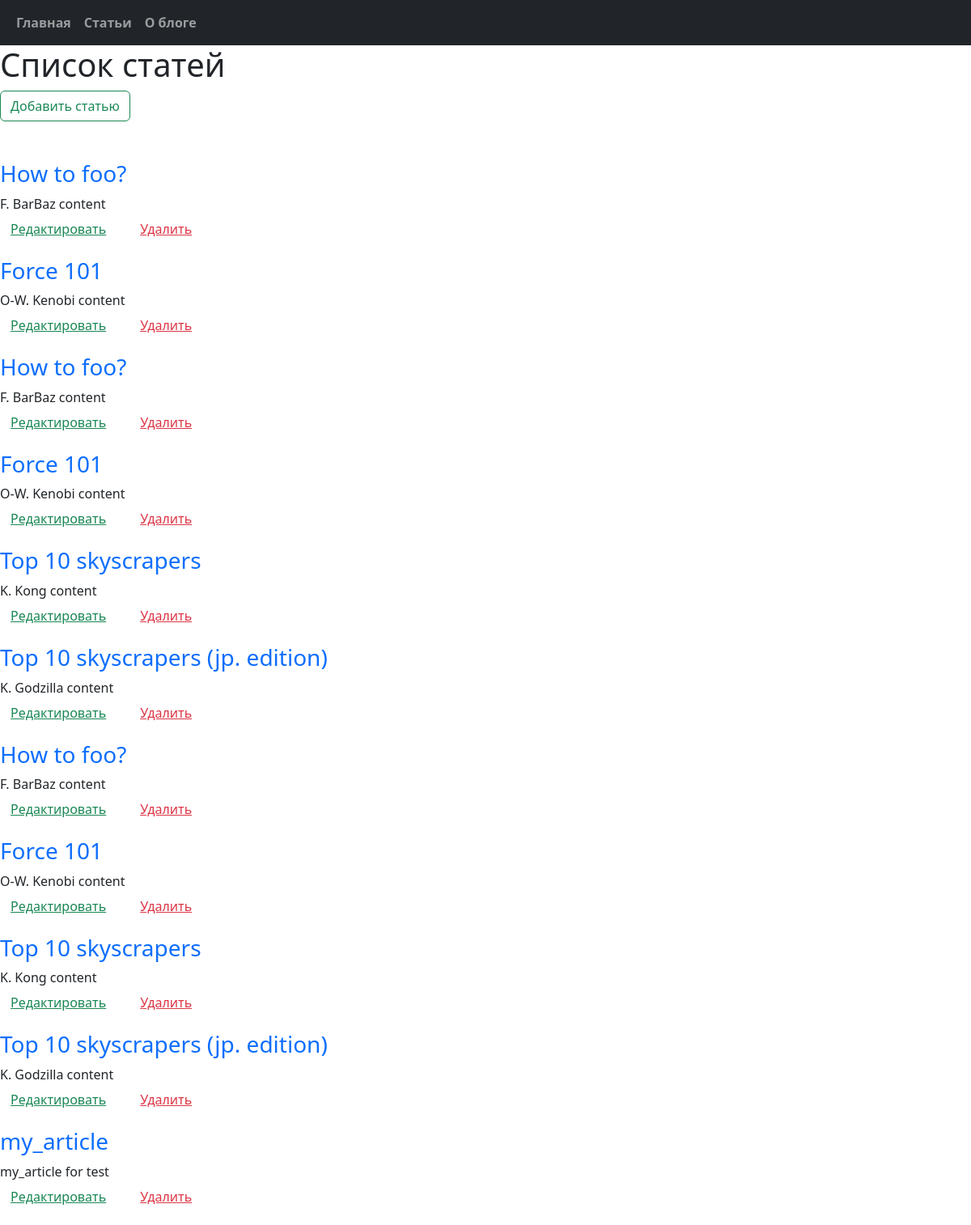
The page /articles/ on the database as committed earlier.
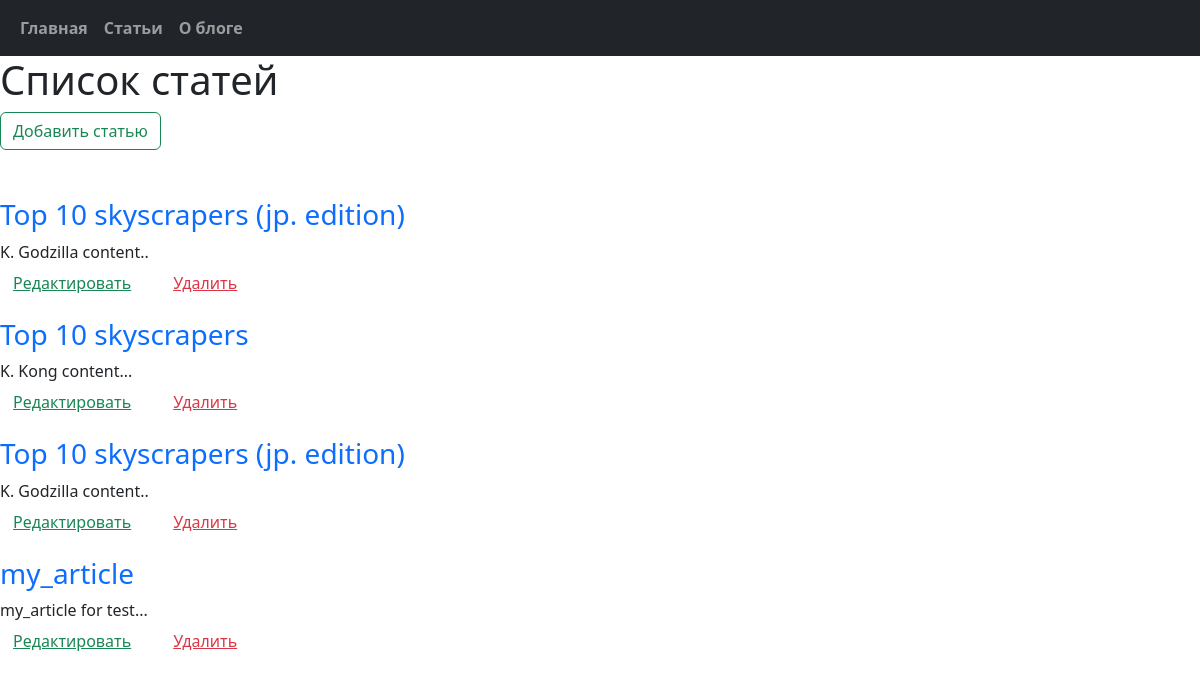
The same page on the database as committed later.
### django_blog/article/models.py (models this page shows, shortened)
class Article(models.Model):
    name = models.CharField(max_length=200)
    body = models.TextField()
    created_at = models.DateTimeField(auto_now_add=True)
    updated_at = models.DateTimeField(auto_now=True)

### django_blog/article/views.py (the view)
# urls.py: path("", views.ArticlesIndexView.as_view(), name="article"),
class ArticlesIndexView(View):
    def get(self, request, *args, **kwargs):
        articles = Article.objects.all()[:15]
        return render(
            request,
            "articles/index.html",
            context={"articles": articles},
        )

### django_blog/templates/articles/index.html (shortened to what this page needs)
{% extends "base.html" %}
{% block content %}
    <div class="pb-5">
        <h1>Список статей</h1>
        <a class="btn btn-outline-success" href="{% url 'article_create' %}">Добавить статью</a>
    </div>
    {% for article in articles %}
        <h3><a href="{% url 'article_show' article.id %}" class="link-offset-2 link-underline link-underline-opacity-0">{{ article.name }}</a></h3>
        <div>{{ article.body|slice:":200" }}</div>
        <div class="d-inline-flex gap-3">
            <small><a class="btn btn-link link-success" href="{% url 'article_update' id=article.id %}">Редактировать</a></small>
            <form action="{% url 'article_delete' id=article.id %}" method="post">
                <input type="submit" class="btn btn-link link-danger mb-3" value="Удалить">
            </form>
        </div>
    {% endfor %}
{% endblock %}

### django_blog/templates/base.html (shortened to what this page needs)
<!DOCTYPE html>
<html lang="en">
    <head>
        <link href="https://cdn.jsdelivr.net/npm/bootstrap@5.3.3/dist/css/bootstrap.min.css"
            rel="stylesheet"
>
    </head>
    <body>
        <div id="sidebar">
            {% block sidebar %}
            <nav class="navbar navbar-expand-lg bg-dark" data-bs-theme="dark">
                <div class="container-fluid">
                  <div class="collapse navbar-collapse" id="navbarNav">
                    <ul class="navbar-nav">
                      <li class="nav-item">
                        <a class="nav-link fw-bold" aria-current="page" href="/">Главная</a>
                      </li>
                      <li class="nav-item">
                        <a class="nav-link fw-bold" href="/articles/">Статьи</a>
                      </li>
                      <li class="nav-item">
                        <a class="nav-link fw-bold" href="/about/">О блоге</a>
                      </li>
                    </ul>
                  </div>
                </div>
              </nav>
            {% endblock %}
        </div>
        <div id="content">
            {% block content %}{% endblock %}
        </div>
    </body>
</html>

Rows that differ between the two databases and show on the page:
removed Article: name "How to foo?", body "F. BarBaz content"
removed Article: name "Force 101", body "O-W. Kenobi content"
removed Article: name "How to foo?", body "F. BarBaz content"
removed Article: name "Force 101", body "O-W. Kenobi content"
removed Article: name "Top 10 skyscrapers", body "K. Kong content"
removed Article: name "How to foo?", body "F. BarBaz content"
removed Article: name "Force 101", body "O-W. Kenobi content"
changed Article (number 1 of 4 on the later page): body "K. Godzilla content" → "K. Godzilla content.."
changed Article "Top 10 skyscrapers": body "K. Kong content" → "K. Kong content..."
changed Article (number 3 of 4 on the later page): body "K. Godzilla content" → "K. Godzilla content.."
changed Article "my_article": body "my_article for test" → "my_article for test..."
